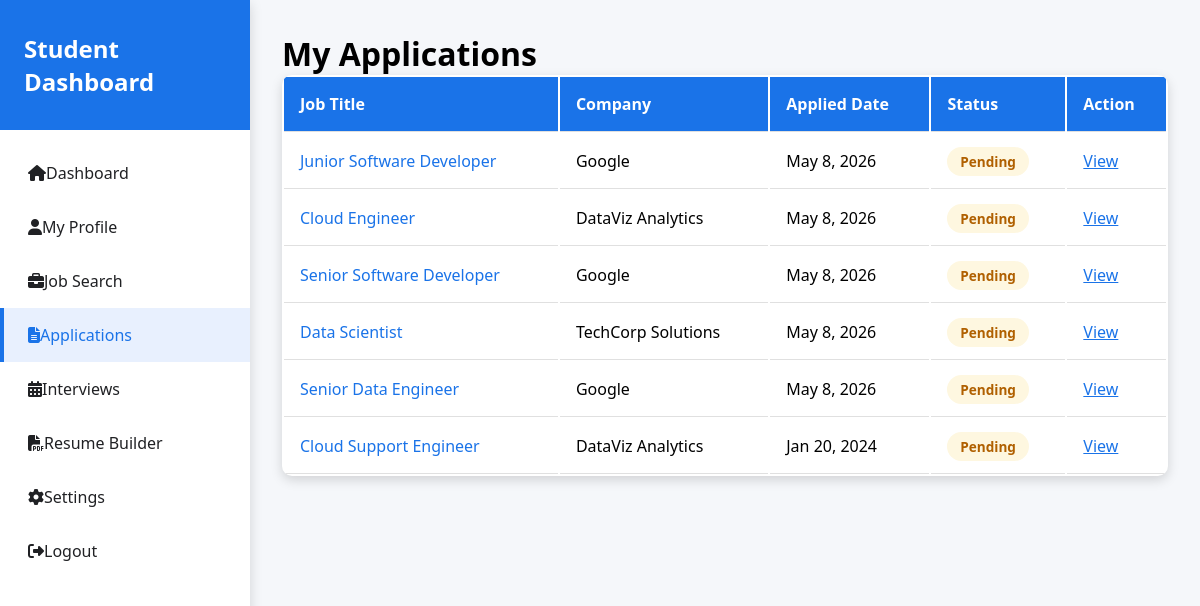
Page /student-applications.php (signed in) on the committed database.
### tables this page shows
CREATE TABLE `applications` (
  `id` int(11) NOT NULL AUTO_INCREMENT,
  `student_id` int(11) NOT NULL,
  `job_id` int(11) NOT NULL,
  `status` enum('pending','interview','accepted','rejected') DEFAULT 'pending',
  `application_date` timestamp NOT NULL DEFAULT current_timestamp(),
  PRIMARY KEY (`id`),
  UNIQUE KEY `unique_application` (`student_id`,`job_id`),
  KEY `idx_student_id` (`student_id`),
  KEY `idx_job_id` (`job_id`),
  KEY `idx_status` (`status`),
  CONSTRAINT `applications_ibfk_1` FOREIGN KEY (`student_id`) REFERENCES `students` (`id`) ON DELETE CASCADE,
  CONSTRAINT `applications_ibfk_2` FOREIGN KEY (`job_id`) REFERENCES `jobs` (`id`) ON DELETE CASCADE
);

CREATE TABLE `jobs` (
  `id` int(11) NOT NULL AUTO_INCREMENT,
  `company_id` int(11) NOT NULL,
  `title` varchar(200) NOT NULL,
  `description` text DEFAULT NULL,
  `requirements` text DEFAULT NULL,
  `required_skills` varchar(255) DEFAULT NULL,
  `location` varchar(100) DEFAULT NULL,
  `salary` varchar(50) DEFAULT NULL,
  `status` enum('active','closed') DEFAULT 'active',
  `posted_at` timestamp NOT NULL DEFAULT current_timestamp(),
  `created_at` timestamp NOT NULL DEFAULT current_timestamp(),
  PRIMARY KEY (`id`),
  KEY `idx_company_id` (`company_id`),
  KEY `idx_status` (`status`),
  KEY `idx_posted_at` (`posted_at`),
  CONSTRAINT `jobs_ibfk_1` FOREIGN KEY (`company_id`) REFERENCES `companies` (`id`) ON DELETE CASCADE
);

CREATE TABLE `companies` (
  `id` int(11) NOT NULL AUTO_INCREMENT,
  `user_id` int(11) NOT NULL,
  `name` varchar(100) NOT NULL,
  `email` varchar(100) NOT NULL,
  `industry` varchar(100) DEFAULT NULL,
  `location` varchar(100) DEFAULT NULL,
  `phone` varchar(20) DEFAULT NULL,
  `website` varchar(255) DEFAULT NULL,
  `description` text DEFAULT NULL,
  `created_at` timestamp NOT NULL DEFAULT current_timestamp(),
  PRIMARY KEY (`id`),
  KEY `idx_user_id` (`user_id`),
  CONSTRAINT `companies_ibfk_1` FOREIGN KEY (`user_id`) REFERENCES `users` (`id`) ON DELETE CASCADE
);

### db_connect.php (called while the page is built, shortened)
<?php
$conn = null;
try {
    $conn = new mysqli(DB_HOST, DB_USER, DB_PASS, DB_NAME);
    if ($conn->connect_error) {
        $db_error = "Database connection failed: " . $conn->connect_error;
        $conn = null;
    } else {
        $conn->set_charset("utf8");
    }
} catch (Exception $e) {
    $db_error = "Database connection error: " . $e->getMessage();
    $conn = null;
}
function isDatabaseAvailable() {
    global $conn;
    return $conn !== null;
}
?>

### student-applications.php (the view, shortened to what this page needs)
<?php
require_once 'db_connect.php';
$user_id = (int)$_SESSION['user_id'];
$applications = [];
if (isDatabaseAvailable()) {
    $student_stmt = $conn->prepare("SELECT id FROM students WHERE user_id = ? LIMIT 1");
    $student_stmt->bind_param("i", $user_id);
    $student_stmt->execute();
    $student_id = (int)($student_stmt->get_result()->fetch_assoc()['id'] ?? 0);
    $query = "SELECT a.*, j.title, c.name AS company_name_full FROM applications a
              JOIN jobs j ON a.job_id = j.id
              LEFT JOIN companies c ON c.id = j.company_id
              WHERE a.student_id = ? ORDER BY a.application_date DESC";
    $stmt = $conn->prepare($query);
    $stmt->bind_param("i", $student_id);
    $stmt->execute();
    $applications = $stmt->get_result()->fetch_all(MYSQLI_ASSOC);
}
?>
<!DOCTYPE html>
<html lang="en">
<head>
    <link rel="stylesheet" href="https://cdnjs.cloudflare.com/ajax/libs/font-awesome/6.4.0/css/all.min.css">
</head>
<body>
    <div class="dashboard-container">
        <div class="sidebar">
            <div class="sidebar-header">
                <h2>Student Dashboard</h2>
            </div>
            <div class="sidebar-menu">
                <a href="student-dashboard.php"><i class="fas fa-home"></i> Dashboard</a>
                <a href="profile.php"><i class="fas fa-user"></i> My Profile</a>
                <a href="student-jobs.php"><i class="fas fa-briefcase"></i> Job Search</a>
                <a href="student-applications.php" class="active"><i class="fas fa-file-alt"></i> Applications</a>
                <a href="student-interviews.php"><i class="fas fa-calendar-alt"></i> Interviews</a>
                <a href="student-resume.php"><i class="fas fa-file-pdf"></i> Resume Builder</a>
                <a href="settings.php"><i class="fas fa-cog"></i> Settings</a>
                <a href="logout.php"><i class="fas fa-sign-out-alt"></i> Logout</a>
            </div>
        </div>
        <div class="main-content">
            <h1>My Applications</h1>
            <table class="table">
                <thead>
                    <tr>
                        <th>Job Title</th>
                        <th>Company</th>
                        <th>Applied Date</th>
                        <th>Status</th>
                        <th>Action</th>
                    </tr>
                </thead>
                <tbody>
                    <?php if (empty($applications)): ?>
                        <tr><td colspan="5" style="text-align: center; padding: 2rem;">No applications yet. <a href="student-jobs.php">Browse jobs</a> to get started!</td></tr>
                    <?php else: ?>
                        <?php foreach ($applications as $app): ?>
                            <tr>
                                <td><a href="job_details.php?id=<?php echo $app['job_id']; ?>" style="color: var(--primary); text-decoration: none;"><?php echo htmlspecialchars($app['title']); ?></a></td>
                                <td><?php echo htmlspecialchars($app['company_name_full'] ?? 'Company'); ?></td>
                                <td><?php echo date('M j, Y', strtotime($app['application_date'])); ?></td>
                                <td><span class="status-badge status-<?php echo $app['status']; ?>"><?php echo ucfirst($app['status']); ?></span></td>
                                <td><a href="job_details.php?id=<?php echo $app['job_id']; ?>" style="color: var(--primary);">View</a></td>
                            </tr>
                        <?php endforeach; ?>
                    <?php endif; ?>
                </tbody>
            </table>
        </div>
    </div>
</body>
</html>

### student-applications.php (style rules this page uses)
:root { --primary: #1a73e8; --shadow: 0 4px 12px rgba(0,0,0,0.15); }
* { margin: 0; padding: 0; box-sizing: border-box; font-family: 'Segoe UI', sans-serif; }
.dashboard-container { display: flex; min-height: 100vh; background: #f5f7fa; }
.sidebar { width: 250px; background: white; box-shadow: var(--shadow); position: fixed; height: 100vh; overflow-y: auto; }
.sidebar-header { padding: 2rem 1.5rem; background: var(--primary); color: white; }
.sidebar-menu { padding: 1rem 0; }
.sidebar-menu a { display: flex; align-items: center; padding: 1rem 1.5rem; color: #202124; text-decoration: none; transition: all 0.3s; border-left: 4px solid transparent; }
.sidebar-menu a:hover, .sidebar-menu a.active { background: #e8f0fe; border-left-color: var(--primary); color: var(--primary); }
.main-content { flex: 1; margin-left: 250px; padding: 2rem; }
.table { width: 100%; background: white; border-radius: 10px; box-shadow: var(--shadow); overflow: hidden; }
.table th, .table td { padding: 1rem; text-align: left; border-bottom: 1px solid #e0e0e0; }
.table th { background: var(--primary); color: white; font-weight: 600; }
.status-badge { padding: 0.3rem 0.8rem; border-radius: 20px; font-size: 0.85rem; font-weight: 600; }
.status-pending { background: #fef7e0; color: #b06000; }

### rows in the picture
applications: job.title "Junior Software Developer", companies.name "Google", application_date "May 8, 2026", status "Pending"
applications: job.title "Cloud Engineer", companies.name "DataViz Analytics", application_date "May 8, 2026", status "Pending"
applications: job.title "Senior Software Developer", companies.name "Google", application_date "May 8, 2026", status "Pending"
applications: job.title "Data Scientist", companies.name "TechCorp Solutions", application_date "May 8, 2026", status "Pending"
applications: job.title "Senior Data Engineer", companies.name "Google", application_date "May 8, 2026", status "Pending"
applications: job.title "Cloud Support Engineer", companies.name "DataViz Analytics", application_date "Jan 20, 2024", status "Pending"
